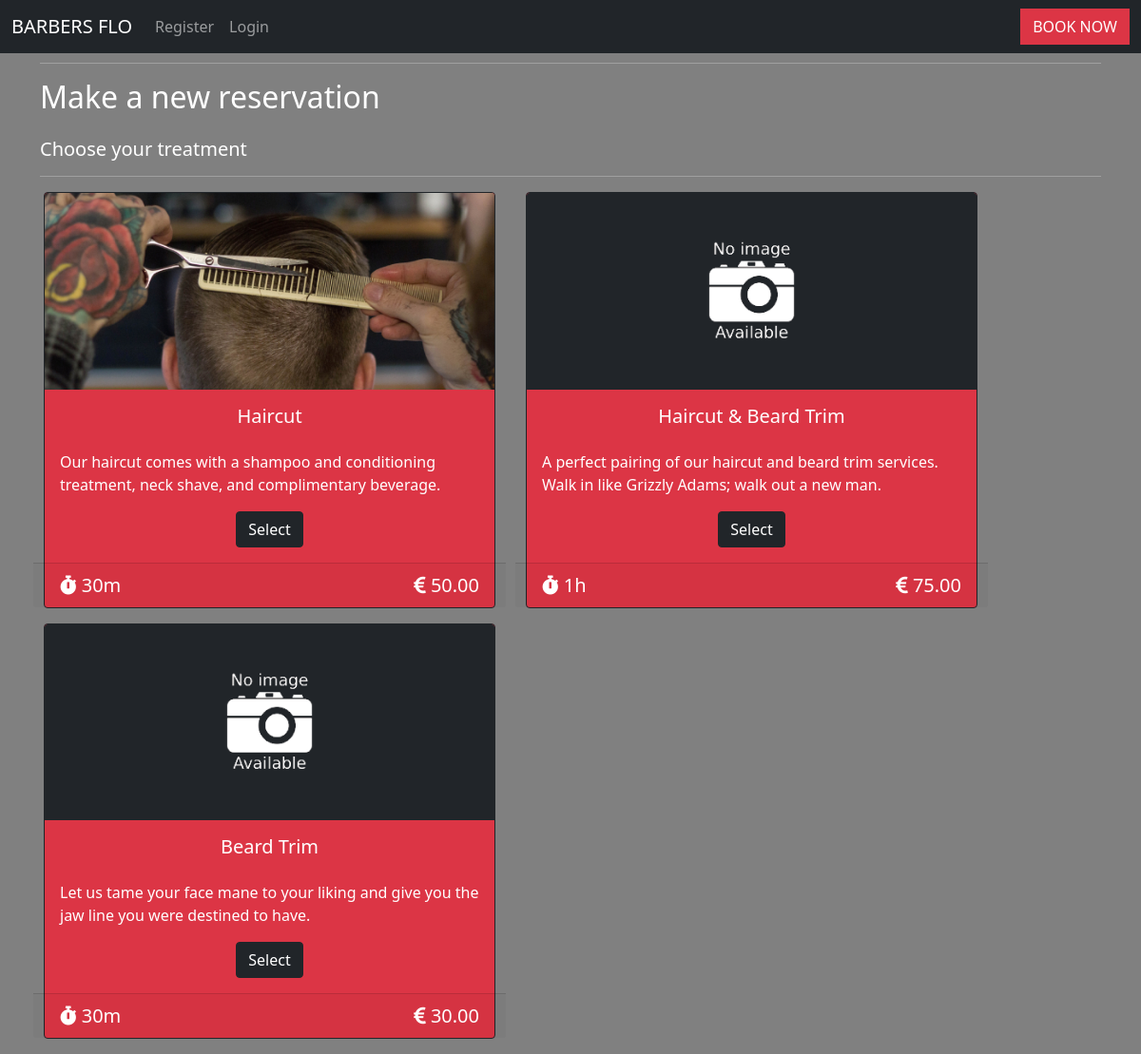
The page /booking/ on the database its author committed.
### management/models.py (models this page shows, shortened)
class Treatment(models.Model):
    name = models.CharField(max_length=254)
    description = models.CharField(max_length=1000)
    price = models.DecimalField(max_digits=6, decimal_places=2)
    duration = models.DurationField(null=False, blank=False)
    picture = models.ImageField(null=True, blank=True)

### booking/views.py (the view)
# urls.py: path('', views.new_booking_1, name='new_booking_1'),
def new_booking_1(request):
    treatments = Treatment.objects.all()
    print(treatments[0].picture.url)
    template = 'booking/new_booking_1.html'
    context = {
        'treatments': treatments,
    }
    return render(request, template, context)

### booking/templatetags/booking_tools.py (called while the page is built)
@register.filter(name='duration')
def duration(td):
    total_seconds = int(td.total_seconds())
    days = total_seconds // 86400
    remaining_hours = total_seconds % 86400
    remaining_minutes = remaining_hours % 3600
    hours = remaining_hours // 3600
    minutes = remaining_minutes // 60
    seconds = remaining_minutes % 60
    days_str = f'{days}d ' if days else ''
    hours_str = f'{hours}h ' if hours else ''
    minutes_str = f'{minutes}m ' if minutes else ''
    seconds_str = f'{seconds}s' if seconds and not hours_str else ''
    return f'{days_str}{hours_str}{minutes_str}{seconds_str}'

### booking/templates/booking/new_booking_1.html (shortened to what this page needs)
{% extends "base.html" %}
{% load static %}
{% load booking_tools %}
{% block page_header %}
    <div class="container header-container">
        <div class="row">
            <div class="col">
                <hr>
                <h2 class="mb-4">Make a new reservation</h2>
                <h5>Choose your treatment</h5>
                <hr>
            </div>
        </div>
    </div>
{% endblock %}
{% block content %}
    <div class="container">
        {% for treatment in treatments %}
            {% if not forloop.counter|divisibleby:2 %}
                <div class="row">
            {% endif %}
                    <div class="card border-dark text-white bg-danger mb-3 mx-3 col-12 col-md-5 px-0">
                        {% if treatment.picture %}
                            <img src="{{ treatment.picture.url }}" class="card-img-top d-none d-md-block" alt="{{ treatment.name }}">
                        {% else %}
                        <img src="{{ MEDIA_URL }}no-image-icon.png" class="card-img-top d-none d-md-block" alt="{{ treatment.name }}">
                        {% endif %}
                        <h5 class="card-title text-center pt-3">{{ treatment.name }}</h5>
                        <div class="card-body">
                            <p class="card-text">{{ treatment.description }}</p>
                            <div class="text-center">
                                <a href="{% url 'new_booking_2' treatment.id %}" class="btn btn-dark">Select</a>
                            </div>
                        </div>
                        <div class="card-footer fs-5 row">
                            <div class="col-6">
                                <p class="treatment-duration m-0"><i class="fas fa-stopwatch"></i> {{ treatment.duration | duration }}</p>
                            </div>
                            <div class="col-6">
                                <p class="treatment-price text-end m-0"><i class="fas fa-euro-sign"></i> {{ treatment.price }}</p>
                            </div>
                        </div>
                    </div>
            {% if forloop.counter|divisibleby:2 %}
                </div>
            {% endif %}
        {% endfor %}
    </div>
{% endblock %}

### templates/base.html (shortened to what this page needs)
{% load static %}
<!doctype html>
<html lang="en">
    <head>
        {% block corecss %}
            <link href="https://cdn.jsdelivr.net/npm/bootstrap@5.1.3/dist/css/bootstrap.min.css" rel="stylesheet">
            <link rel="stylesheet" href="https://use.fontawesome.com/releases/v5.15.4/css/all.css">
            <link rel="stylesheet" href="{% static 'css/style.css' %}">
        {% endblock %}
    </head>
    <body>
        {% include 'includes/main-nav.html' %}
        <div class="nav-block"></div>
        {% block page_header %}
        {% endblock %}
        {% block content %}
        {% endblock %}
    </body>
</html>

### templates/includes/main-nav.html (shortened to what this page needs)
<nav class="navbar navbar-expand-lg navbar-dark bg-dark fixed-top">
    <div class="container-fluid">
        <a class="navbar-brand" href="/">BARBERS FLO</a>
        <div class="collapse navbar-collapse" id="navbarSupportedContent">
            <ul class="navbar-nav me-auto mb-2 mb-lg-0">
                {% if request.user.is_authenticated %}
                    {% if request.user.is_superuser %}
                        <li class="nav-item dropdown">
                            <a class="nav-link dropdown-toggle" href="#" id="navbarDropdown" role="button" data-bs-toggle="dropdown" aria-expanded="false">
                                Management
                            </a>
                            <ul class="dropdown-menu" aria-labelledby="navbarDropdown">
                                <li><a class="dropdown-item" href="/management/new_treatment/">Create new treatment</a></li>
                                <li><a class="dropdown-item" href="/management/get_treatment/">Manage treatments</a></li>
                                <li><a class="dropdown-item" href="/management/new_barber/">Add a barber</a></li>
                                <li><a class="dropdown-item" href="/management/get_barber/">Manage barbers</a></li>
                            </ul>
                        </li>
                    {% endif %}
                    <li class="nav-item"><a href="{% url 'profile' %}" class="nav-link">My Profile</a></li>
                    <li class="nav-item"><a href="{% url 'account_logout' %}" class="nav-link">Logout</a></li>
                {% else %}
                    <li class="nav-item"><a href="{% url 'account_signup' %}" class="nav-link">Register</a></li>
                    <li class="nav-item"><a href="{% url 'account_login' %}" class="nav-link">Login</a></li>
                {% endif %}
            </ul>
        </div>
        <a class="btn btn-danger rounded-0" href="/booking/">BOOK NOW</a>
    </div>
</nav>

### static/css/style.css (style rules this page uses)
body { color: white; background-color: gray; }
.nav-block { height: 50px; }

### rows shown on the page
Treatment: picture (picture), name "Haircut", description "Our haircut comes with a shampoo and conditioning treatment, neck shave, and complimentary beverage.", duration|duration "30m", price "50.00"
Treatment: name "Haircut & Beard Trim", description "A perfect pairing of our haircut and beard trim services. Walk in like Grizzly Adams; walk out a new man.", duration|duration "1h", price "75.00"
Treatment: name "Beard Trim", description "Let us tame your face mane to your liking and give you the jaw line you were destined to have.", duration|duration "30m", price "30.00"
